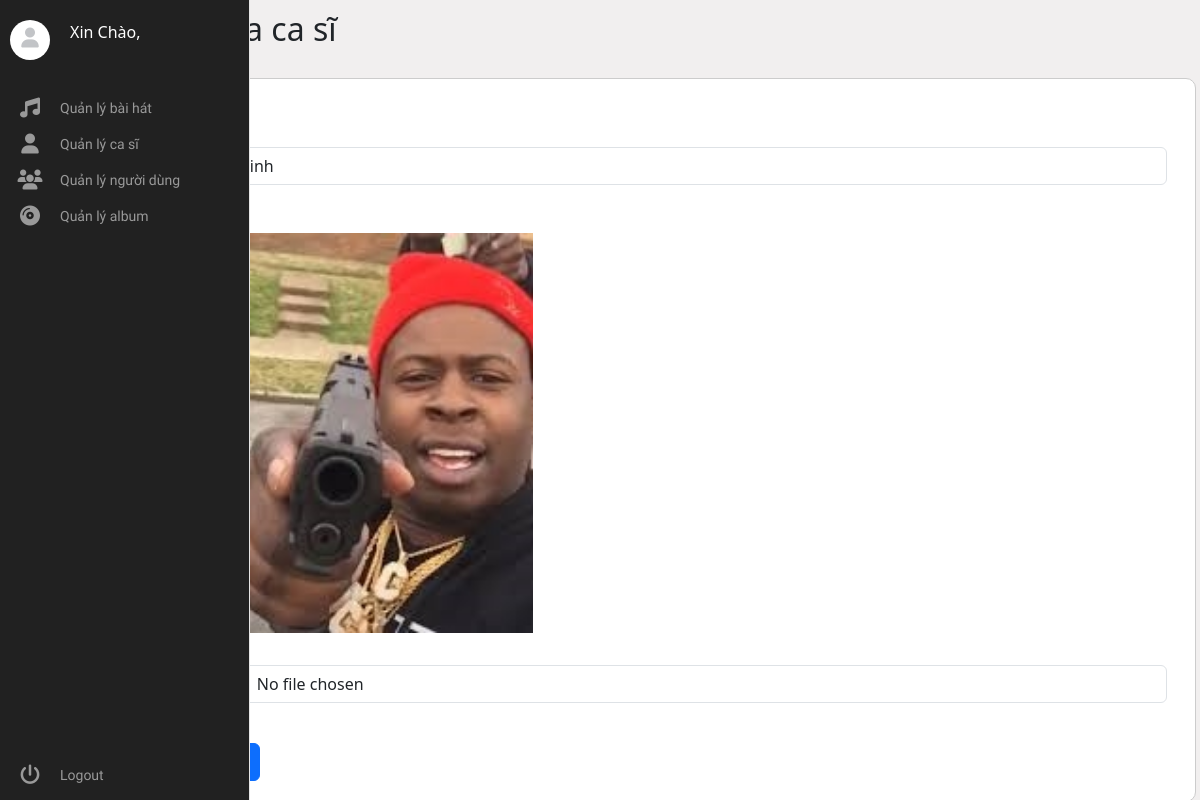
The page /Admin/admin.php?manage=Artist_edit&aid=3 on the database as committed earlier.
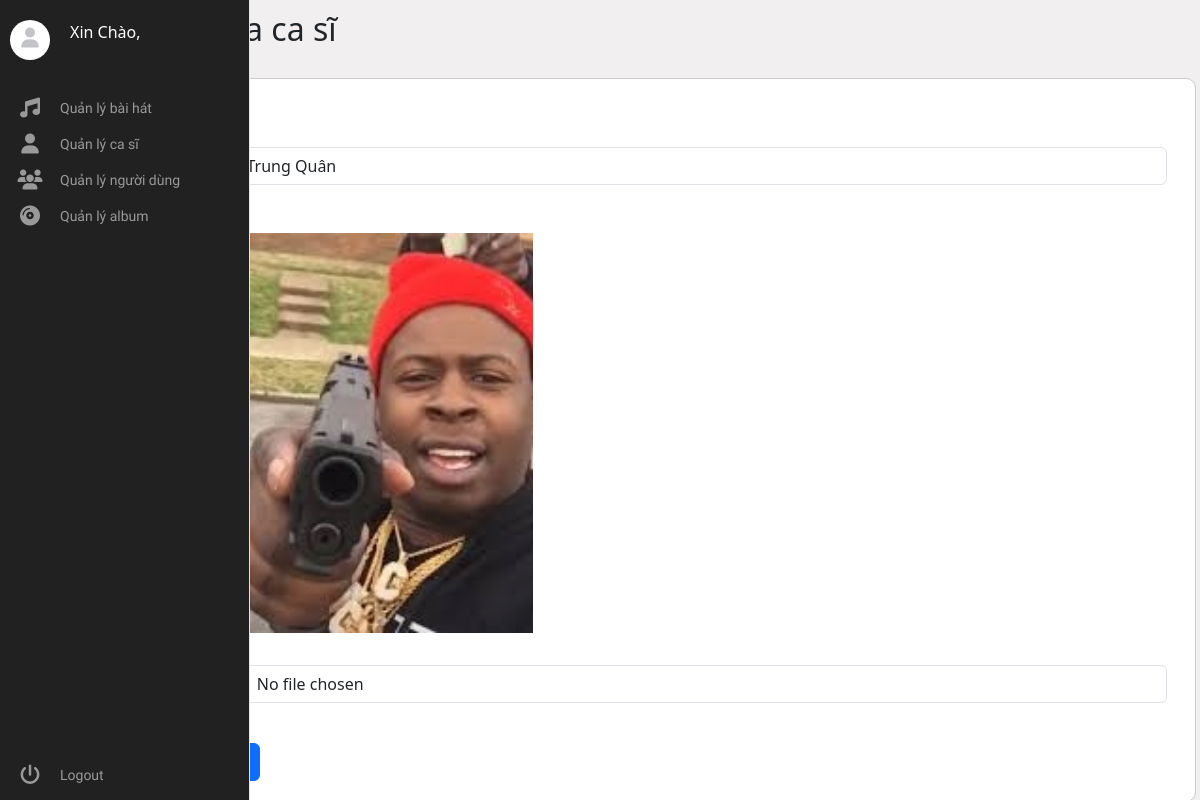
The same page on the database as committed later.
### tables this page shows
CREATE TABLE `artists` (
  `aid` int(11) NOT NULL,
  `aname` varchar(255) NOT NULL,
  `aimage` varchar(255) NOT NULL,
  `aview` int(11) NOT NULL,
  `astatus` int(11) NOT NULL DEFAULT 1
);

### Admin/Artist_edit.php (the view, shortened to what this page needs)
<!DOCTYPE html>
<html lang="en">
<head>
    <link href="https://cdn.jsdelivr.net/npm/bootstrap@5.0.2/dist/css/bootstrap.min.css" rel="stylesheet">
    <link href="https://cdn.jsdelivr.net/npm/bootstrap@5.3.3/dist/css/bootstrap.min.css" rel="stylesheet">
</head>
<?php
include("connect.php");
$aid = $_GET["aid"];
$sql = "SELECT *
FROM artists
WHERE aid = " . $aid;
$result = $conn->query($sql);
$row = $result->fetch_assoc();
?>
<body style="margin-left:100px;background-color: #f1efef">
    <h2 style="margin-top:10px">Chỉnh sửa ca sĩ</h2>
    <form class="row g-3" action="./actions/Artist_edit_action.php?aid=<?php echo $aid ?>" method="POST" enctype="multipart/form-data" style="background-color:white;border:1px solid #ccc;margin-top:30px;padding:20px;border-radius:10px;">
        <div class="col-md-12">
            <label for="pname" class="form-label">Tên ca sĩ:</label>
            <input type="text" class="form-control" id="sname" name="txtaname" placeholder="" value="<?php echo $row['aname'] ?>" required>
        </div>
        <div class="col-md-12">
            <label for="aimg" class="form-label">Ảnh:</label>
            <br>
            <img src="../artists/<?php echo $row['aimage'] ?>" alt="Artist Image" style="width: 400px; height: auto;">
            <br>
            <label for="" class="form-label">Chọn ảnh khác:</label>
            <input type="file" class="form-control" name="txtaimage" accept=".jpg" placeholder="chọn ảnh khác">
        </div>
        <font color=red><?php echo $_SESSION["artist_edit_error"]; ?></font><br>
        <div class="col-12">
            <button class="btn btn-primary" type="reset">Reset</button>
            <button class="btn btn-primary" type="submit">Lưu</button>
        </div>
    </form>
</body>
</html>

Rows that differ between the two databases and show on the page:
changed artists: txtaname "Hoàng Thùy Linh" → "Nguyễn Trần Trung Quân"
